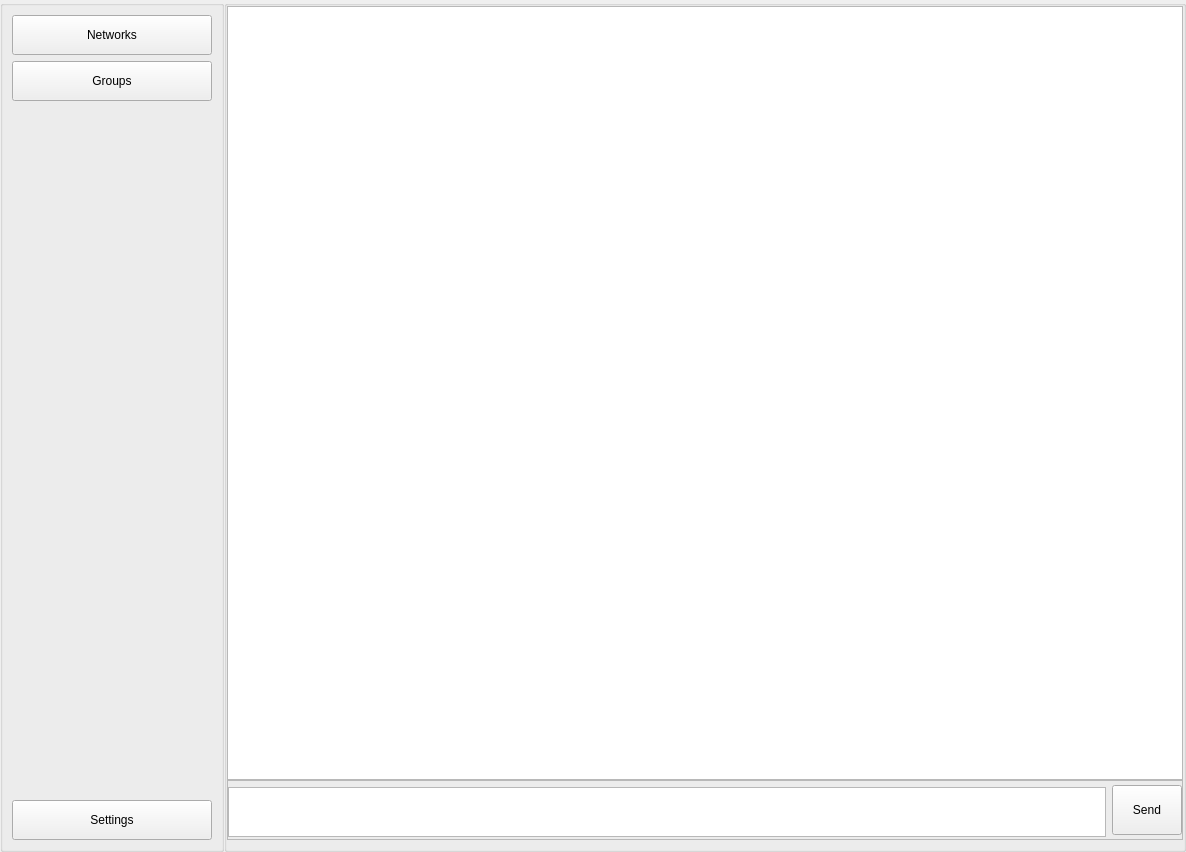
<?xml version="1.0" encoding="UTF-8"?>
<ui version="4.0">
 <class>Form</class>
 <widget class="QWidget" name="Form">
  <property name="geometry">
   <rect>
    <x>0</x>
    <y>0</y>
    <width>1186</width>
    <height>852</height>
   </rect>
  </property>
  <property name="windowTitle">
   <string>Form</string>
  </property>
  <layout class="QHBoxLayout" name="horizontalLayout">
   <property name="spacing">
    <number>0</number>
   </property>
   <property name="margin">
    <number>0</number>
   </property>
   <item>
    <widget class="QGroupBox" name="groupBox">
     <property name="enabled">
      <bool>true</bool>
     </property>
     <property name="minimumSize">
      <size>
       <width>0</width>
       <height>0</height>
      </size>
     </property>
     <property name="sizeIncrement">
      <size>
       <width>20</width>
       <height>0</height>
      </size>
     </property>
     <property name="title">
      <string/>
     </property>
     <layout class="QVBoxLayout" name="verticalLayout">
      <item>
       <widget class="QPushButton" name="pushButton">
        <property name="minimumSize">
         <size>
          <width>200</width>
          <height>40</height>
         </size>
        </property>
        <property name="text">
         <string>Networks</string>
        </property>
       </widget>
      </item>
      <item>
       <widget class="QPushButton" name="pushButton_2">
        <property name="minimumSize">
         <size>
          <width>0</width>
          <height>40</height>
         </size>
        </property>
        <property name="text">
         <string>Groups</string>
        </property>
       </widget>
      </item>
      <item>
       <spacer name="verticalSpacer">
        <property name="orientation">
         <enum>Qt::Vertical</enum>
        </property>
        <property name="sizeHint" stdset="0">
         <size>
          <width>20</width>
          <height>648</height>
         </size>
        </property>
       </spacer>
      </item>
      <item>
       <widget class="QPushButton" name="pushButton_4">
        <property name="minimumSize">
         <size>
          <width>0</width>
          <height>40</height>
         </size>
        </property>
        <property name="text">
         <string>Settings</string>
        </property>
       </widget>
      </item>
     </layout>
    </widget>
   </item>
   <item>
    <widget class="QGroupBox" name="groupBox_2">
     <property name="title">
      <string/>
     </property>
     <layout class="QGridLayout" name="gridLayout">
      <property name="leftMargin">
       <number>0</number>
      </property>
      <property name="topMargin">
       <number>0</number>
      </property>
      <property name="rightMargin">
       <number>0</number>
      </property>
      <property name="horizontalSpacing">
       <number>2</number>
      </property>
      <property name="verticalSpacing">
       <number>0</number>
      </property>
      <item row="1" column="0">
       <widget class="QFrame" name="frame_2">
        <property name="maximumSize">
         <size>
          <width>16777215</width>
          <height>60</height>
         </size>
        </property>
        <property name="frameShape">
         <enum>QFrame::StyledPanel</enum>
        </property>
        <property name="frameShadow">
         <enum>QFrame::Raised</enum>
        </property>
        <layout class="QHBoxLayout" name="horizontalLayout_2">
         <property name="margin">
          <number>0</number>
         </property>
         <item>
          <widget class="QTextEdit" name="textEdit">
           <property name="minimumSize">
            <size>
             <width>0</width>
             <height>50</height>
            </size>
           </property>
           <property name="maximumSize">
            <size>
             <width>16777215</width>
             <height>45</height>
            </size>
           </property>
          </widget>
         </item>
         <item>
          <widget class="QPushButton" name="Send_Button">
           <property name="enabled">
            <bool>true</bool>
           </property>
           <property name="sizePolicy">
            <sizepolicy hsizetype="Minimum" vsizetype="Fixed">
             <horstretch>0</horstretch>
             <verstretch>0</verstretch>
            </sizepolicy>
           </property>
           <property name="minimumSize">
            <size>
             <width>70</width>
             <height>50</height>
            </size>
           </property>
           <property name="maximumSize">
            <size>
             <width>60</width>
             <height>50</height>
            </size>
           </property>
           <property name="text">
            <string>Send</string>
           </property>
          </widget>
         </item>
        </layout>
       </widget>
      </item>
      <item row="0" column="0">
       <widget class="QListView" name="listView"/>
      </item>
     </layout>
    </widget>
   </item>
  </layout>
 </widget>
 <resources/>
 <connections>
  <connection>
   <sender>Send_Button</sender>
   <signal>released()</signal>
   <receiver>listView</receiver>
   <slot>reset()</slot>
   <hints>
    <hint type="sourcelabel">
     <x>1132</x>
     <y>810</y>
    </hint>
    <hint type="destinationlabel">
     <x>1146</x>
     <y>741</y>
    </hint>
   </hints>
  </connection>
 </connections>
</ui>
